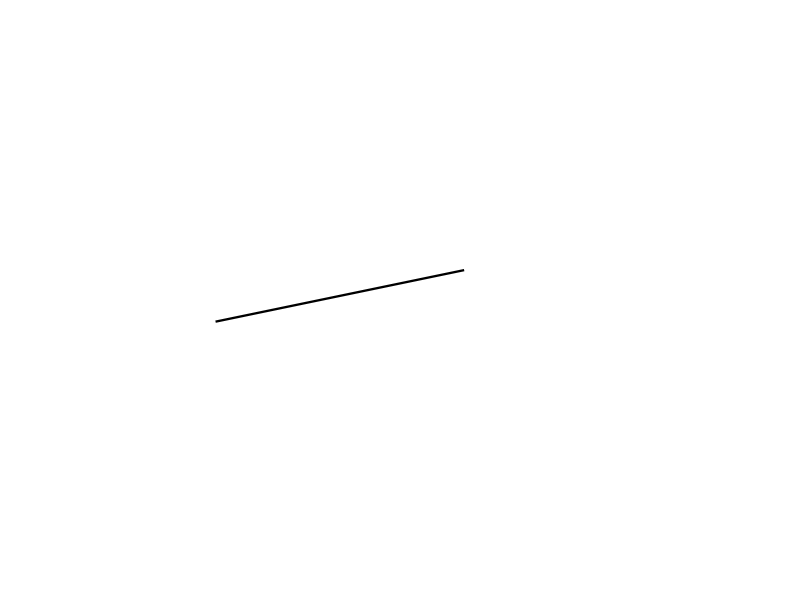

Write the MATLAB code that produced this figure. (Note: this script raises an error after producing the figure.)
function pp10d

figHeight = 5;      % height of figure in tex file
figWidth = 6.5;       % width of figure in tex file

hh = figHeight*1.2;         % sizing factor
zAxRatio = .58;             % extra sizing factor
va = [1.36,-82,26];     % camera position
swManColor = .65*[1,1,1];   % switching manifold colour
faceAlpha = .8;             % opacity

xMin = -1.2;
xMax = 1.2;
yMin = -5;
yMax = 5;
zMin = -5;
zMax = 5;

xAxMin = -.7;
xAxMax = 1;
yAxMin = -14;
yAxMax = 14;
zAxMin = -6.5;
zAxMax = 6.5;

ySwManMin = -8;
ySwManMax = 8;
zSwManMin = -5;
zSwManMax = 5;

sR = .05;
sN = 15;
[sx,sy,sz] = sphere(sN);
sx = .35*sx*(xMax-xMin)/(zMax-zMin);
sy = .5*sy*(yMax-yMin)/(zMax-zMin);

DATA = importdata('pp_10D.csv');

DATA(:, 2)

DATA(:,2) = DATA(:,2)*10^22;
DATA(:,3) = DATA(:,3)*10^22;



%%%%%%%%%%%%%%%%%%%%%%%%%%%%%%%%%%%%%%%%%%%%%%%%%%%%%%%%%%%%
figure(1)
clf
hold on
set(gcf,'Position',[500,300,420*figWidth/figHeight,420])
set(gca,'Position',[-.27,.06,1.34,.88],...
        'CameraPosition',va,...
        'Clipping','off')
axis([xMin,xMax,yMin,yMax,zMin,zMax])
axis off

% axes
arrSize = .13/hh;
plot3(xAxMin+[0,.98*(xAxMax-xAxMin)],[0,0],[0,0],'k-','LineWidth',10/hh)
ARR = getArrow3dNew([xAxMin,xAxMax;0,0;0,0]',2,1,arrSize,xMax-xMin,yMax-yMin,zMax-zMin,va,...
    zAxRatio,get(gca,'Position'),get(gcf,'Position'),.5,.5,0);
fill3(ARR([2,1,4],1),ARR([2,1,4],2),ARR([2,1,4],3),'k',...
    'EdgeColor','none')

plot3([0,0],yAxMin+[0,.98*(yAxMax-yAxMin)],[0,0],'k-','LineWidth',10/hh)
ARR = getArrow3dNew([0,0;yAxMin,yAxMax;0,0]',2,1,arrSize,xMax-xMin,yMax-yMin,zMax-zMin,va,...
    zAxRatio,get(gca,'Position'),get(gcf,'Position'),.5,.5,0);
fill3(ARR([2,1,4],1),ARR([2,1,4],2),ARR([2,1,4],3),'k',...
    'EdgeColor','none')

plot3([0,0],[0,0],zAxMin+[0,.98*(zAxMax-zAxMin)],'k-','LineWidth',10/hh)
ARR = getArrow3dNew([0,0;0,0;zAxMin,zAxMax]',2,1,arrSize,xMax-xMin,yMax-yMin,zMax-zMin,va,...
    zAxRatio,get(gca,'Position'),get(gcf,'Position'),.5,.5,0);
fill3(ARR([2,1,4],1),ARR([2,1,4],2),ARR([2,1,4],3),'k',...
    'EdgeColor','none')

% switching manifold
fill3([0,0,0,0],[ySwManMin,ySwManMin,ySwManMax,ySwManMax],[zSwManMin,zSwManMax,zSwManMax,zSwManMin],swManColor,...
    'EdgeColor','none','FaceAlpha',faceAlpha)

% attractor
ind0 = 50;   % remove transient
DATA = DATA(ind0:end,:);
plot3(DATA(:,1),DATA(:,2),DATA(:,3),'k.','MarkerSize',25/hh)

% fixed points
%surf(X_star(1)+sR*sx,X_star(2)+sR*sy,X_star(3)+sR*sz,'FaceColor','k')
%surf(Y_star(1)+sR*sx,Y_star(2)+sR*sy,Y_star(3)+sR*sz,'FaceColor','k')

% labels
text(xAxMax,0,0,'$x_1$','Interpreter','latex','FontSize',116/hh)
text(-.05,yAxMax+.0002,0.3,'$x_9$','Interpreter','latex','FontSize',116/hh)
text(-.07,0,zAxMax+0.5,'$x_{10}$','Interpreter','latex','FontSize',116/hh)
%text(X_star(1)-.02,X_star(2),X_star(3)-.00029,'$X$','Interpreter','latex','FontSize',116/hh)
%text(Y_star(1)+.05,Y_star(2),Y_star(3)-.00004,'$Y$','Interpreter','latex','FontSize',116/hh)
text(.03,ySwManMin,zSwManMax-.001,'$\Sigma$','Interpreter','latex','FontSize',116/hh)
